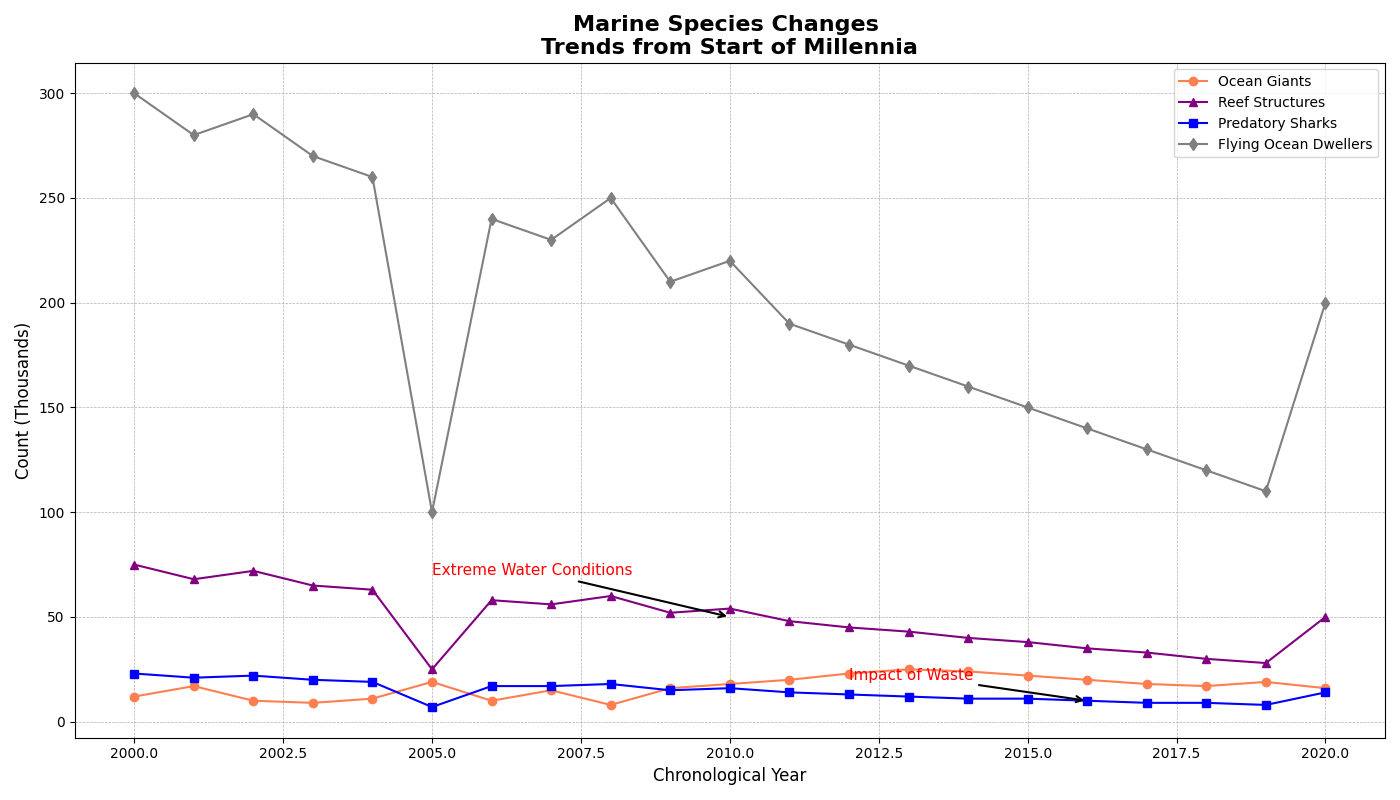

The Python source for this figure:
import matplotlib.pyplot as plt
import numpy as np

years = np.arange(2000, 2021)

blue_whales = [12, 17, 10, 9, 11, 19, 10, 15, 8, 16, 18, 20, 23, 25, 24, 22, 20, 18, 17, 19, 16]
coral_reefs = [75, 68, 72, 65, 63, 25, 58, 56, 60, 52, 54, 48, 45, 43, 40, 38, 35, 33, 30, 28, 50]
great_white_sharks = [23, 21, 22, 20, 19, 7, 17, 17, 18, 15, 16, 14, 13, 12, 11, 11, 10, 9, 9, 8, 14]
seabirds = [300, 280, 290, 270, 260, 100, 240, 230, 250, 210, 220, 190, 180, 170, 160, 150, 140, 130, 120, 110, 200]

fig, ax = plt.subplots(figsize=(14, 8))

ax.plot(years, blue_whales, marker='o', linestyle='-', color='coral', label='Ocean Giants')
ax.plot(years, coral_reefs, marker='^', linestyle='-', color='purple', label='Reef Structures')
ax.plot(years, great_white_sharks, marker='s', linestyle='-', color='blue', label='Predatory Sharks')
ax.plot(years, seabirds, marker='d', linestyle='-', color='gray', label='Flying Ocean Dwellers')

ax.set_title('Marine Species Changes \nTrends from Start of Millennia', fontsize=16, fontweight='bold')
ax.set_xlabel('Chronological Year', fontsize=12)
ax.set_ylabel('Count (Thousands)', fontsize=12)

ax.legend(loc='upper right', fontsize=10, frameon=True)

ax.annotate('Extreme Water Conditions', xy=(2010, 50), xytext=(2005, 70),
            arrowprops=dict(facecolor='black', arrowstyle='->', lw=1.5),
            fontsize=11, color='red')

ax.annotate('Impact of Waste', xy=(2016, 10), xytext=(2012, 20),
            arrowprops=dict(facecolor='black', arrowstyle='->', lw=1.5),
            fontsize=11, color='red')

ax.grid(True, which='both', axis='both', linestyle='--', linewidth=0.5)

plt.tight_layout()

plt.show()
